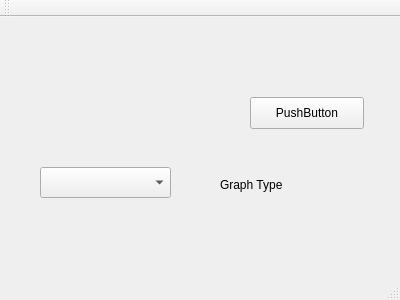
<?xml version="1.0" encoding="UTF-8"?>
<ui version="4.0">
 <class>MainWindow</class>
 <widget class="QMainWindow" name="MainWindow">
  <property name="geometry">
   <rect>
    <x>0</x>
    <y>0</y>
    <width>400</width>
    <height>300</height>
   </rect>
  </property>
  <property name="windowTitle">
   <string>MainWindow</string>
  </property>
  <widget class="QWidget" name="centralWidget">
   <widget class="QComboBox" name="comboBox">
    <property name="geometry">
     <rect>
      <x>40</x>
      <y>150</y>
      <width>131</width>
      <height>31</height>
     </rect>
    </property>
   </widget>
   <widget class="QPushButton" name="pushButton">
    <property name="geometry">
     <rect>
      <x>250</x>
      <y>80</y>
      <width>114</width>
      <height>32</height>
     </rect>
    </property>
    <property name="text">
     <string>PushButton</string>
    </property>
   </widget>
   <widget class="QLabel" name="label">
    <property name="geometry">
     <rect>
      <x>220</x>
      <y>160</y>
      <width>81</width>
      <height>16</height>
     </rect>
    </property>
    <property name="text">
     <string>Graph Type</string>
    </property>
   </widget>
  </widget>
  <widget class="QMenuBar" name="menuBar">
   <property name="geometry">
    <rect>
     <x>0</x>
     <y>0</y>
     <width>400</width>
     <height>22</height>
    </rect>
   </property>
  </widget>
  <widget class="QToolBar" name="mainToolBar">
   <attribute name="toolBarArea">
    <enum>TopToolBarArea</enum>
   </attribute>
   <attribute name="toolBarBreak">
    <bool>false</bool>
   </attribute>
  </widget>
  <widget class="QStatusBar" name="statusBar"/>
 </widget>
 <layoutdefault spacing="6" margin="11"/>
 <resources/>
 <connections/>
</ui>
